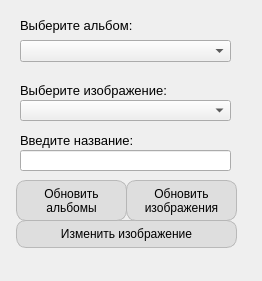
<?xml version="1.0" encoding="UTF-8"?>
<ui version="4.0">
 <class>Edit_Img</class>
 <widget class="QWidget" name="Edit_Img">
  <property name="geometry">
   <rect>
    <x>0</x>
    <y>0</y>
    <width>262</width>
    <height>281</height>
   </rect>
  </property>
  <property name="windowTitle">
   <string>Изменить изображение</string>
  </property>
  <widget class="QLineEdit" name="lineEdit">
   <property name="geometry">
    <rect>
     <x>20</x>
     <y>150</y>
     <width>211</width>
     <height>21</height>
    </rect>
   </property>
  </widget>
  <widget class="QPushButton" name="edit_image">
   <property name="geometry">
    <rect>
     <x>16</x>
     <y>220</y>
     <width>221</width>
     <height>28</height>
    </rect>
   </property>
   <property name="styleSheet">
    <string notr="true"> background-color: rgba(220, 220, 220, 0.9);  /* Светло-серый фон */
                color: black;                               /* Черный текст */
                border-radius: 10px;                        /* Закругление углов */
                border: 1px solid rgba(180, 180, 180, 0.9); /* Серая рамка */
                padding: 5px 10px;                         /* Внутренние отступы */
                font-weight: 400;                          /* Жирный текст */ 
</string>
   </property>
   <property name="text">
    <string>Изменить изображение</string>
   </property>
  </widget>
  <widget class="QPushButton" name="update_img">
   <property name="geometry">
    <rect>
     <x>126</x>
     <y>180</y>
     <width>111</width>
     <height>41</height>
    </rect>
   </property>
   <property name="styleSheet">
    <string notr="true"> background-color: rgba(220, 220, 220, 0.9);  /* Светло-серый фон */
                color: black;                               /* Черный текст */
                border-radius: 10px;                        /* Закругление углов */
                border: 1px solid rgba(180, 180, 180, 0.9); /* Серая рамка */
                padding: 5px 10px;                         /* Внутренние отступы */
                font-weight: 400;                          /* Жирный текст */ 
</string>
   </property>
   <property name="text">
    <string>Обновить
изображения</string>
   </property>
  </widget>
  <widget class="QPushButton" name="update_album">
   <property name="geometry">
    <rect>
     <x>16</x>
     <y>180</y>
     <width>111</width>
     <height>41</height>
    </rect>
   </property>
   <property name="styleSheet">
    <string notr="true"> background-color: rgba(220, 220, 220, 0.9);  /* Светло-серый фон */
                color: black;                               /* Черный текст */
                border-radius: 10px;                        /* Закругление углов */
                border: 1px solid rgba(180, 180, 180, 0.9); /* Серая рамка */
                padding: 5px 10px;                         /* Внутренние отступы */
                font-weight: 400;                          /* Жирный текст */ 
</string>
   </property>
   <property name="text">
    <string>Обновить
альбомы</string>
   </property>
  </widget>
  <widget class="QLabel" name="text">
   <property name="geometry">
    <rect>
     <x>20</x>
     <y>10</y>
     <width>261</width>
     <height>31</height>
    </rect>
   </property>
   <property name="font">
    <font>
     <pointsize>10</pointsize>
    </font>
   </property>
   <property name="text">
    <string>Выберите альбом:</string>
   </property>
  </widget>
  <widget class="QComboBox" name="comboBox_alb">
   <property name="geometry">
    <rect>
     <x>20</x>
     <y>40</y>
     <width>211</width>
     <height>22</height>
    </rect>
   </property>
  </widget>
  <widget class="QComboBox" name="comboBox_img">
   <property name="geometry">
    <rect>
     <x>20</x>
     <y>100</y>
     <width>211</width>
     <height>21</height>
    </rect>
   </property>
  </widget>
  <widget class="QLabel" name="text_2">
   <property name="geometry">
    <rect>
     <x>20</x>
     <y>70</y>
     <width>261</width>
     <height>41</height>
    </rect>
   </property>
   <property name="font">
    <font>
     <pointsize>10</pointsize>
    </font>
   </property>
   <property name="text">
    <string>Выберите изображение:</string>
   </property>
  </widget>
  <widget class="QLabel" name="text_3">
   <property name="geometry">
    <rect>
     <x>20</x>
     <y>130</y>
     <width>261</width>
     <height>21</height>
    </rect>
   </property>
   <property name="font">
    <font>
     <pointsize>10</pointsize>
    </font>
   </property>
   <property name="text">
    <string>Введите название:</string>
   </property>
  </widget>
 </widget>
 <resources/>
 <connections/>
</ui>
